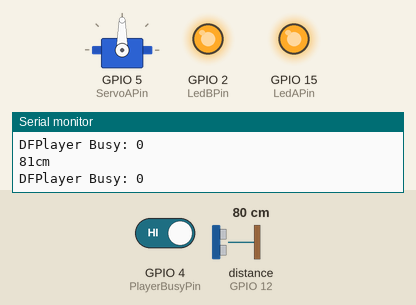
Simulated run of this sketch. Board: ESP32. On the bench: servo, output pins drawn as LEDs (lit = HIGH), the last lines printed to the serial monitor. The test bench sets the inputs (shaded band); at power-on: GPIO 4 (PlayerBusyPin) HIGH, distance to the obstacle (sensor on GPIO 12) 80 cm. The echo pulse lasts 58.3 µs per cm; the audio player accepts every command and is not drawn.

Above: at 1.7 s.
1.8 s: GPIO 4 (PlayerBusyPin) driven LOW
At 2.38 s:
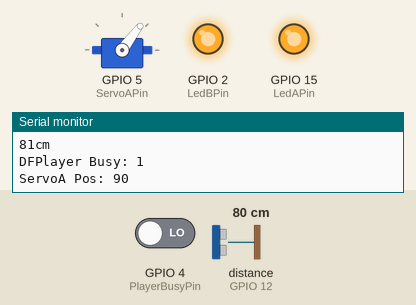
4.8 s: distance to the obstacle (sensor on GPIO 12) set to 250 cm
7.8 s: GPIO 4 (PlayerBusyPin) driven HIGH
At 8.3 s:
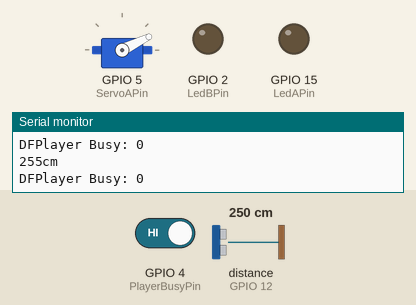
9.4 s: GPIO 4 (PlayerBusyPin) driven LOW
12.4 s: distance to the obstacle (sensor on GPIO 12) set to 2 cm
At 14.24 s:
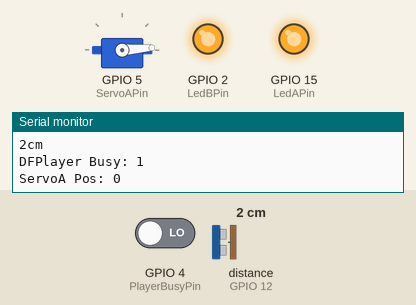
Timing chart, 0 to 16.4 s (numbered marks = the images above; inputs shaded):
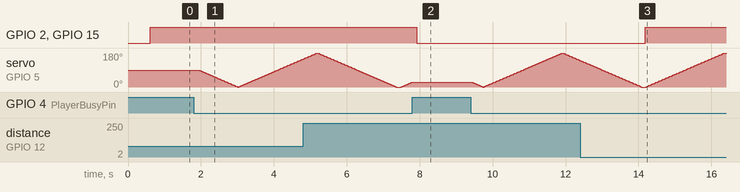

Measured:
- after the input at 7.8 s, GPIO 2 (LedBPin), GPIO 15 (LedAPin): HIGH → LOW after 0.12 s; servo on GPIO 5 (ServoAPin): stays 26° (without the input it goes to 27° after 0.00 s)
- after the input at 12.4 s, GPIO 2 (LedBPin), GPIO 15 (LedAPin): LOW → HIGH after 1.8 s

The sketch:

ESP-Animatronics.ino
```cpp
#include <NewPing.h>

//const int UltrasonicPin = 5;
const int TrigerPin = 13;
const int EchoPin = 12;
const int MaxDistance = 400;

int SonarDistance = 0;

#include <DFRobotDFPlayerMini.h>

HardwareSerial Serial2(2);
DFRobotDFPlayerMini myDFPlayer;
const int PlayerBusyPin = 4;  //Busy Ping of DFPlayer Mini to check playing status

//Leds
const int LedAPin = 15;
const int LedBPin = 2;

//NewPing sonar(UltrasonicPin, UltrasonicPin, MaxDistance);
NewPing sonar(TrigerPin, EchoPin, MaxDistance);

//Servos
#include <ESP32_Servo.h>
const int ServoAPin = 5;
Servo myServoA;  // crea el objeto servo
int ServoApos = 0;    // posicion del servo

void setup() {
  Serial.begin(9600);
  pinMode(LedAPin,OUTPUT);
  pinMode(LedBPin,OUTPUT);
  pinMode(PlayerBusyPin,INPUT);
  //myServoA.attach(ServoAPin);
  myServoA.attach(ServoAPin, 771, 2740);
  Serial2.begin(9600);
  Serial.println(F("Initializing DFPlayer ... (May take 3~5 seconds)"));
  //myDFPlayer.begin(Serial2);
  //delay(5000);

  while (!myDFPlayer.begin(Serial2)) {  //Use softwareSerial to communicate with mp3.
    Serial.println(F("Unable to begin:"));
    Serial.println(F("1.Please recheck the connection!"));
    Serial.println(F("2.Please insert the SD card!"));
    delay(50); // Code to compatible with ESP8266 watch dog.
    }
  Serial.println(F("DFPlayer Mini online."));

  myDFPlayer.setTimeOut(500); //Set serial communictaion time out 500ms

  //----Set volume----
  myDFPlayer.volume(30);  //Set volume value (0~30).
//  myDFPlayer.volumeUp(); //Volume Up
//  myDFPlayer.volumeDown(); //Volume Down

  //----Set different EQ----
//  myDFPlayer.EQ(DFPLAYER_EQ_NORMAL);
//  myDFPlayer.EQ(DFPLAYER_EQ_POP);
//  myDFPlayer.EQ(DFPLAYER_EQ_ROCK);
//  myDFPlayer.EQ(DFPLAYER_EQ_JAZZ);
//  myDFPlayer.EQ(DFPLAYER_EQ_CLASSIC);
  myDFPlayer.EQ(DFPLAYER_EQ_BASS);

  //----Set device we use SD as default----
//  myDFPlayer.outputDevice(DFPLAYER_DEVICE_U_DISK);
  myDFPlayer.outputDevice(DFPLAYER_DEVICE_SD);
//  myDFPlayer.outputDevice(DFPLAYER_DEVICE_AUX);
//  myDFPlayer.outputDevice(DFPLAYER_DEVICE_SLEEP);
//  myDFPlayer.outputDevice(DFPLAYER_DEVICE_FLASH);

  //----Mp3 control----
//  myDFPlayer.sleep();     //sleep
//  myDFPlayer.reset();     //Reset the module
//  myDFPlayer.enableDAC();  //Enable On-chip DAC
//  myDFPlayer.disableDAC();  //Disable On-chip DAC
//  myDFPlayer.outputSetting(true, 15); //output setting, enable the output and set the gain to 15

}

bool Playing = false;

void loop() {
  delay(100);                      // esperar 50ms entre pings (29ms como minimo)
  SonarDistance = sonar.ping_cm();
  Playing = !digitalRead(PlayerBusyPin);
  Serial.print(SonarDistance); // obtener el valor en cm (0 = fuera de rango)
  Serial.println("cm");
  Serial.print("DFPlayer Busy: ");
  Serial.println(Playing); //read mp3 state

  if (SonarDistance < 120 && SonarDistance > 0)
  {
    digitalWrite(LedAPin,HIGH);
    digitalWrite(LedBPin,HIGH);
    if (!Playing)
    {
      myDFPlayer.volume(15);  //Set volume value (0~30).
      myDFPlayer.play(1);
    }
    //myDFPlayer.next();
    else
    {

    }
  }
  else
  {
    if(!Playing)
    {
      digitalWrite(LedAPin,LOW);
      digitalWrite(LedBPin,LOW);
      //myDFPlayer.pause();  //pause the mp3
    }
  }

  if (Playing)
  {
       int ServoAPosInit = myServoA.read();
       Serial.print("ServoA Pos: ");
       Serial.println(ServoAPosInit);
       if (ServoAPosInit > 0)
       {
         for (ServoApos = ServoAPosInit; ServoApos >= 0; ServoApos -= 1)
         {
           if (!Playing) break;
           myServoA.write(ServoApos);
           delay(12);
           Playing = !digitalRead(PlayerBusyPin);
         }
       }
       //varia la posicion de 0 a 180, con esperas de 15ms
       for (ServoApos = 0; ServoApos <= 180; ServoApos += 1)
       {
          if (!Playing) break;
          myServoA.write(ServoApos);
          delay(12);
          Playing = !digitalRead(PlayerBusyPin);
       }

       //varia la posicion de 0 a 180, con esperas de 15ms
       for (ServoApos = 180; ServoApos >= 0; ServoApos -= 1)
       {
         if (!Playing) break;
         myServoA.write(ServoApos);
         delay(12);
         Playing = !digitalRead(PlayerBusyPin);
       }
  }
}
```
